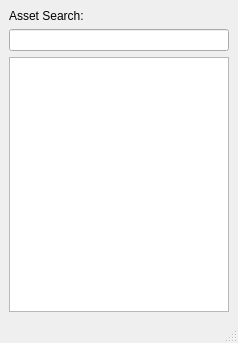
<?xml version="1.0" encoding="UTF-8"?>
<ui version="4.0">
 <class>Root</class>
 <widget class="QMainWindow" name="Root">
  <property name="geometry">
   <rect>
    <x>0</x>
    <y>0</y>
    <width>238</width>
    <height>343</height>
   </rect>
  </property>
  <property name="windowTitle">
   <string>MainWindow</string>
  </property>
  <widget class="QWidget" name="centralwidget">
   <layout class="QGridLayout" name="gridLayout">
    <item row="0" column="0">
     <layout class="QVBoxLayout" name="verticalLayout">
      <item>
       <widget class="QLabel" name="label">
        <property name="text">
         <string>Asset Search:</string>
        </property>
       </widget>
      </item>
      <item>
       <widget class="QLineEdit" name="lineEdit"/>
      </item>
      <item>
       <widget class="QListWidget" name="listWidget"/>
      </item>
     </layout>
    </item>
   </layout>
  </widget>
  <widget class="QStatusBar" name="statusbar"/>
 </widget>
 <resources/>
 <connections/>
</ui>
